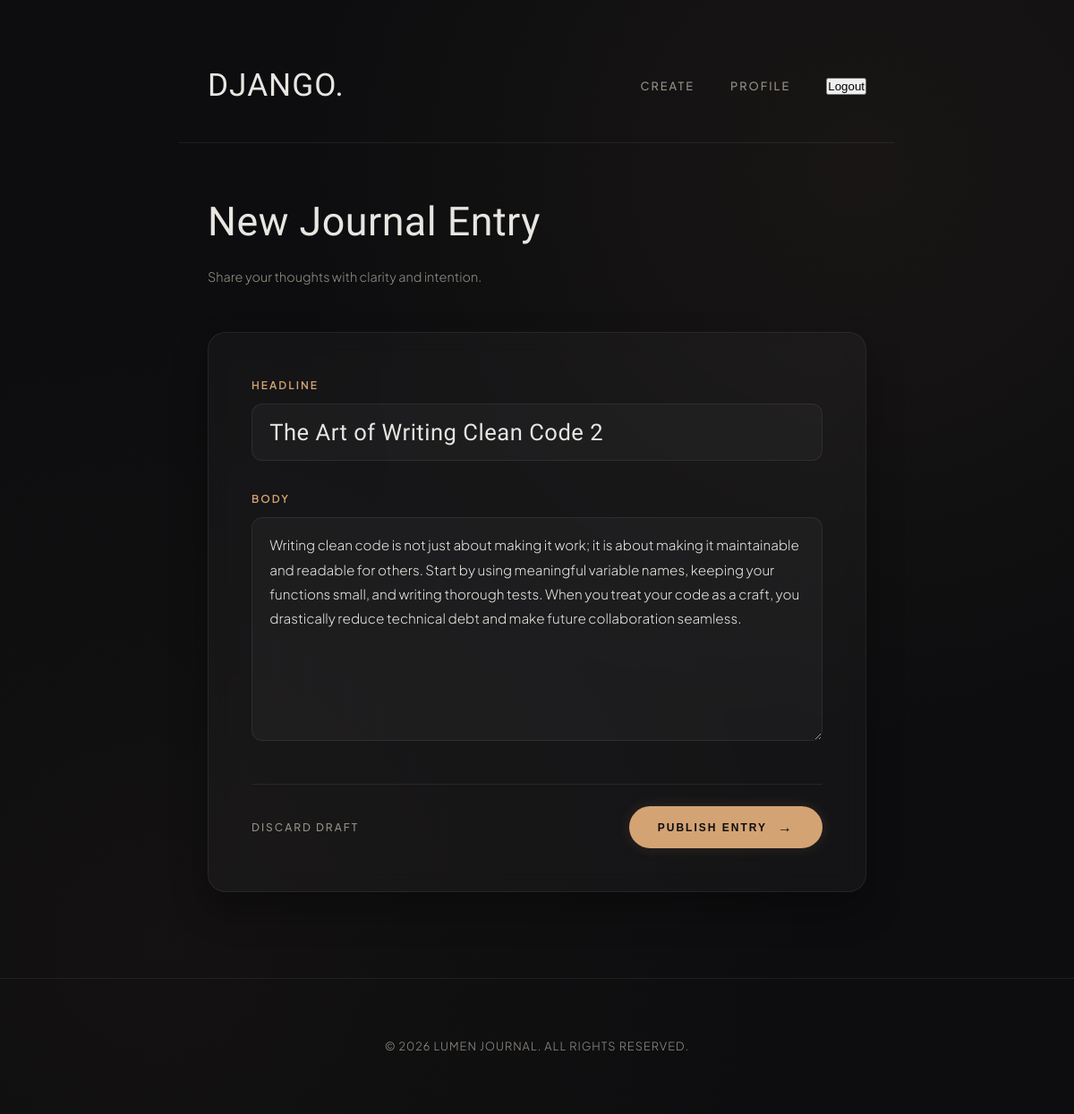
/article/5/edit/ (signed in), run on the app's committed database.
### daily_news/models.py (models this page shows, shortened)
class Blog(models.Model):
    headline = models.CharField()
    body = models.TextField()
    author = models.ForeignKey('auth.User',
                               on_delete=models.SET_NULL,
                               null=True,
                               blank=True
                            )
    published_at = models.DateTimeField(auto_now=True)

### daily_news/views.py (the view, shortened to what this page needs)
# urls.py: path("article/<int:pk>/edit/", edit_blog, name="edit-blog"),
@login_required
def edit_blog(request, pk):
    blog_posts = Blog.objects.filter(id=pk)
    if not blog_posts.exists():
        return redirect("/not-found")
    post = blog_posts.first()
    if post.author != request.user:
        return HttpResponse(
            "Permission Denied. You're no the owner of the blog post.", status=403
            )
    form = BlogForm(instance=post)
    return render(request, 'daily_news/edit_blog.html', {'blog_post': post})

### daily_news/templates/daily_news/edit_blog.html (shortened to what this page needs)
{% extends "daily_news/base.html" %}
{% block content %}
    <main class="create-container">
        <h1 class="page-title">New Journal Entry</h1>
        <p class="page-subtitle">Share your thoughts with clarity and intention.</p>
        <div class="editor-card">
            <form class="editor-form" method="post">
                <div class="form-group">
                    <label for="headline">Headline</label>
                    <input
                        type="text"
                        id="headline"
                        name="headline"
                        class="title-input"
                        placeholder="Enter article title..."
                        value="{{blog_post.headline}}"
                        required
                    >
                </div>
                <div class="form-group">
                    <label for="body">Body</label>
                    <textarea
                        id="body"
                        name="body"
                        placeholder="Write your essay thoughts here..."
                        required>{{blog_post.body}}</textarea>
                </div>
                <div class="form-actions">
                    <a href="#" class="btn-cancel">Discard Draft</a>
                    <button type="submit" class="btn-publish">
                        Publish Entry <span class="arrow">→</span>
                    </button>
                </div>
            </form>
        </div>
    </main>
{% endblock %}

### daily_news/templates/daily_news/base.html (style rules this page uses)
:root { --bg-color: #0d0d0f; --card-bg: rgba(255, 255, 255, 0.03); --card-hover-bg: rgba(255, 255, 255, 0.05); --text-primary: #e8e6e1; --text-muted: #949086; --accent: #d4a373; --accent-glow: rgba(212, 163, 115, 0.15); --border-color: rgba(255, 255, 255, 0.07); --border-hover: rgba(212, 163, 115, 0.35); --font-display: "Italiana", serif; --font-sans: "Plus Jakarta Sans", sans-serif; }
* { box-sizing: border-box; margin: 0; padding: 0; }
body { background-color: var(--bg-color); color: var(--text-primary); font-family: var(--font-sans); line-height: 1.8; -webkit-font-smoothing: antialiased; min-height: 100vh; background-image: radial-gradient( circle at 15% 20%, rgba(212, 163, 115, 0.06) 0%, transparent 45% ), radial-gradient( circle at 85% 80%, rgba(138, 100, 70, 0.05) 0%, transparent 50% ); background-attachment: fixed; }
a { color: inherit; text-decoration: none; transition: all 0.3s cubic-bezier(0.16, 1, 0.3, 1); }

### daily_news/templates/daily_news/edit_blog.html (style rules this page uses)
:root { --bg-color: #0d0d0f; --card-bg: rgba(255, 255, 255, 0.03); --card-hover-bg: rgba(255, 255, 255, 0.05); --text-primary: #e8e6e1; --text-muted: #949086; --accent: #d4a373; --accent-glow: rgba(212, 163, 115, 0.15); --border-color: rgba(255, 255, 255, 0.07); --border-hover: rgba(212, 163, 115, 0.35); --font-display: 'Italiana', serif; --font-sans: 'Plus Jakarta Sans', sans-serif; }
* { box-sizing: border-box; margin: 0; padding: 0; }
body { background-color: var(--bg-color); color: var(--text-primary); font-family: var(--font-sans); line-height: 1.8; -webkit-font-smoothing: antialiased; min-height: 100vh; background-image: radial-gradient(circle at 80% 15%, rgba(212, 163, 115, 0.06) 0%, transparent 45%), radial-gradient(circle at 15% 85%, rgba(138, 100, 70, 0.05) 0%, transparent 50%); background-attachment: fixed; }
a { color: inherit; text-decoration: none; transition: all 0.3s cubic-bezier(0.16, 1, 0.3, 1); }
.create-container { max-width: 800px; margin: 0 auto; padding: 3rem 2rem 6rem; }
.page-title { font-family: var(--font-display); font-size: 2.8rem; font-weight: 400; margin-bottom: 0.5rem; letter-spacing: 0.5px; }
.page-subtitle { font-size: 0.9rem; color: var(--text-muted); margin-bottom: 3rem; font-weight: 300; }
.editor-card { background: var(--card-bg); border: 1px solid var(--border-color); padding: 3rem; border-radius: 20px; backdrop-filter: blur(12px); -webkit-backdrop-filter: blur(12px); box-shadow: 0 20px 40px rgba(0, 0, 0, 0.3); position: relative; }
.editor-form { display: flex; flex-direction: column; gap: 2rem; }
.form-group { display: flex; flex-direction: column; gap: 0.6rem; }
label { font-size: 0.75rem; letter-spacing: 2px; text-transform: uppercase; color: var(--accent); font-weight: 600; }
input[type="text"], input[type="date"], textarea { width: 100%; padding: 1rem 1.2rem; background: rgba(255, 255, 255, 0.03); border: 1px solid var(--border-color); border-radius: 12px; font-family: inherit; font-size: 0.95rem; color: var(--text-primary); outline: none; transition: all 0.3s ease; }
input.title-input { font-family: var(--font-display); font-size: 1.6rem; letter-spacing: 0.5px; }
textarea { min-height: 250px; resize: vertical; line-height: 1.8; font-weight: 300; }
.form-actions { display: flex; justify-content: space-between; align-items: center; margin-top: 1rem; padding-top: 1.5rem; border-top: 1px solid var(--border-color); }
.btn-cancel { font-size: 0.75rem; letter-spacing: 2px; text-transform: uppercase; color: var(--text-muted); font-weight: 500; }
.btn-publish { display: inline-flex; align-items: center; gap: 0.75rem; padding: 0.9rem 2rem; background: var(--accent); color: #0d0d0f; border: none; border-radius: 30px; font-size: 0.75rem; letter-spacing: 2px; text-transform: uppercase; font-weight: 600; cursor: pointer; transition: all 0.3s ease; box-shadow: 0 0 15px var(--accent-glow); }
.btn-publish .arrow { font-size: 1rem; transition: transform 0.3s ease; }

### data on the page
Blog: headline "The Art of Writing Clean Code 2", body "Writing clean code is not just about making it work; it is about making it maintainable and readable for others. Start by using meaningful variable names, keeping your functions small, and writing thorough tests. When you treat your code as a craft, you drastically reduce technical debt and make future collaboration seamless."
